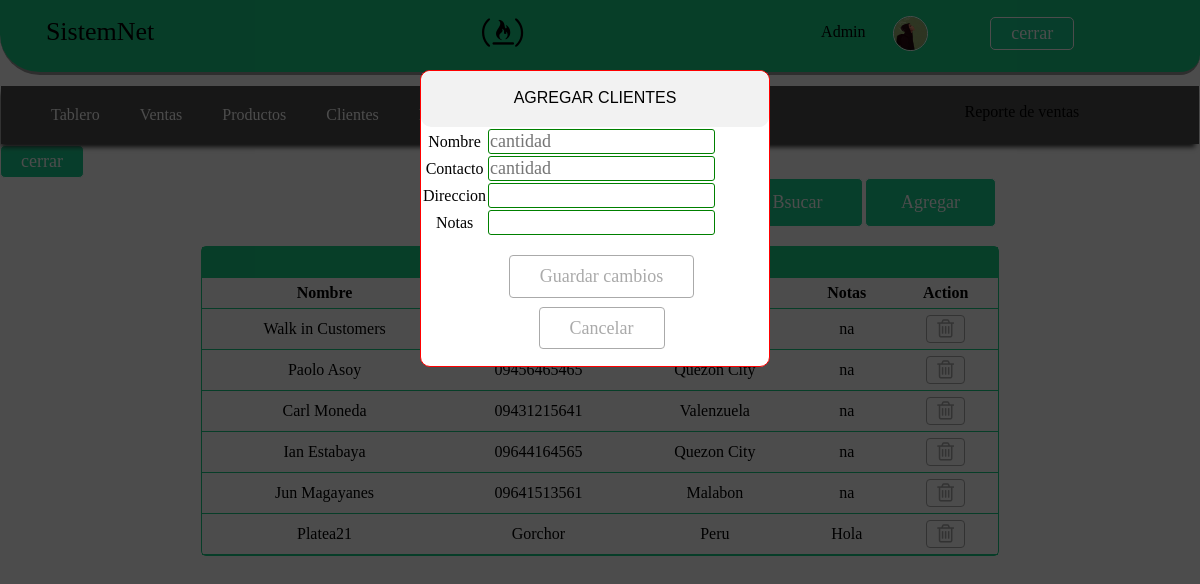
The app's page /clientes_agregar.php (signed in) with its own data.
### tables this page shows
CREATE TABLE IF NOT EXISTS `customers` (
  `id` int(11) NOT NULL AUTO_INCREMENT,
  `name` varchar(100) NOT NULL,
  `contact` varchar(100) NOT NULL,
  `address` varchar(100) NOT NULL,
  `note` varchar(100) NOT NULL,
  PRIMARY KEY (`id`,`name`)
);

### clientes_agregar.php (the view, shortened to what this page needs)
<?php include_once"cabecera.php"; ?>
<?php include_once"navbar.php"; ?>
<?php
    require_once './config.php';
?>
  <div class="container">
    <div class="row">
      <div class="col-lg-2"></div>
      <div class="col-lg-8">
        <div class="col-lg-5"></div>
        <div class="col-lg-3">
          <div class=""><form action=""><input type="text" name="buscarproductos"value="" placeholder="Buscar"></input></form></div>
        </div>
        <div class="col-lg-2"><button class="btn btn--claro btn--md">Bsucar</button></div>
        <div class="col-lg-2"><input type="button" name="" value="Agregar" class="btn btn--claro btn--md" onclick="clientes_agregar('popup-box1')"></div>
      </div>
      <div class="col-lg-2"></div>
    </div>
    <br>
    <div class="row">
      <div class="col-lg-2"></div>
      <div class="col-lg-8">
        <table width="100%" border="0" cellspacing="0px" class="contenido">
          <tr class="table__cat">
            <th colspan="8">TABLA INFORMACION DE CLIENTE</th>
          </tr>
          <tr class="contenido--tr">
            <th>Nombre</th>
            <th>Contacto</th>
            <th>Direccion</th>
            <th>Notas</th>
            <th>Action</th>
          </tr>
          <?php
          $sql="SELECT * FROM customers";
          $resultado= mysqli_query($conexion, $sql);
          while($fila= mysqli_fetch_array($resultado)){
          ?>
          <tr class="contenido--tr">
            <td><?php echo $fila[1];?></td>
            <td><?php echo $fila[2];?></td>
            <td><?php echo $fila[3];?></td>
            <td><?php echo $fila[4];?></td>
            <td><a href="#" class="btnlk btnlk--mediano btnlk--rojo fa fa-trash-o fa-lg"></a></td>
          </tr>
          <?php }?>
        </table>
      </div>
      <div class="col-lg-2"></div>
    </div>
  </div>
<div class="popup_posicionar" id="popup-box1">
  <div class="popup-centar">
    <div class="popup-container">
      <div class="popup-header">
          <br>
        <p style="font-family:'Lucida Sans Unicode', 'Lucida Grande', sans-serif;font-size:16px;">AGREGAR CLIENTES</p>
      </div>
      <div class="popup-body">
      <form class="" action="" method="post">
      <table border="0" align="center">
      <tr>
        <td>Nombre</td>
        <td><input type="text" name="nombre" value="" placeholder="cantidad"></td>
      </tr>
      <tr>
        <td>Contacto</td>
        <td><input type="text" name="contacto" value="" placeholder="cantidad"></td>
      </tr>
      <tr>
        <td>Direccion</td>
        <td><input type="text" name="direccion" value=""></td>
      </tr>
      <tr>
        <td>Notas</td>
        <td><input type="text" name="nota" value=""></td>
      </tr>
      <tr>
        <td></td>
        <td><br>
        <input type="submit" name="guardar" value="Guardar cambios" class="btn--claro btnlk btnlk--verde"></td>
      </tr>
      <tr>
        <td></td>
        <td><br>
            <a href="clientes.php" class="btn--claro btnlk btnlk--rojo">Cancelar</a>
      </tr>
      </table>
      </form>
      </div>
    </div>
  </div>
</div>

### css/estilos.css (style rules this page uses)
* { margin-bottom: 20px; font-family:cursive; }
.btn { font-weight: normal; font-size: 18px; padding: 5px 20px; outline: none; border-radius: 5px; cursor: pointer; }
.btn--claro { background-color: #19CF90; border: 1px solid #fff; color: #fff; }
.btn--md { padding: 13px 30px; margin: -2px; width: 100%; }
.contenido { text-align: center; border: 1.5px solid #19CF86; border-radius:5px; }
.contenido--tr > td,th { padding: 6px; border-bottom: 1px solid #19CF86; }
.table__cat { background: #19CF86; }
input[type=text],input[type=password] { width: 100%; padding: 12px; outline-color: #19CF90; border: none; border-bottom: 2px solid #19CF86; resize: vertical; font-size: 18px; color: #aaa; font-family: cursive; }
.btnlk { padding: 10px 30px; border-radius: 4px; outline: none; background: #fff; border: 1px solid #aaa; font-size: 18px; color: #aaa; }
.btnlk--mediano { padding: 5px 10px; font-size: 15px; }

### css/grid.css (style rules this page uses)
* { margin: 0; padding: 0; list-style: none; text-decoration: none; box-sizing: border-box; }
.container { position: relative; margin: auto; width: 100%; height: auto; }
.row { position: relative; margin: auto; width: 100%; height: auto; clear: both; display: table; }
[class*="col-"] { float: left; padding: 1px; }
@media (min-width:1200px) { .col-lg-8 { width: 66.66666667%; } }
@media (min-width:1200px) { .col-lg-5 { width: 41.66666667%; } }
@media (min-width:1200px) { .col-lg-3 { width: 25%; } }
@media (min-width:1200px) { .col-lg-2 { width: 16.66666667%; } }

### clientes_agregar.php (style rules this page uses)
.popup-container { background-color: #fff; border: 1px solid red; width: 350px;; height: auto; text-align: center; border-radius: 10px; margin-left: 35%; }
.popup-header { background-color: #f2f2f2; padding: 0px 0px 20px; border-radius: 10px; }
.popup-body { margin-bottom: 25px; justify-content: center; }
.popup_posicionar { position: fixed; display: block; top: 0; left: 0; background-color: rgba(0,0,0,0.7); width: 100%; height: 100%; }
.popup-centar { margin-top: 70px; text-align: center; }
input[type=text] { padding: 1px !important; border: 1px solid green; background-color: white !important; border-radius: 3px !important; }

### records on screen
customers: name "Walk in Customers", note "na"
customers: name "Paolo Asoy", contact "09456465465", address "Quezon City", note "na"
customers: name "Carl Moneda", contact "09431215641", address "Valenzuela", note "na"
customers: name "Ian Estabaya", contact "09644164565", address "Quezon City", note "na"
customers: name "Jun Magayanes", contact "09641513561", address "Malabon", note "na"
customers: name "Platea21", contact "Gorchor", address "Peru", note "Hola"

### other values on screen
$_SESSION["access"] "Admin"
